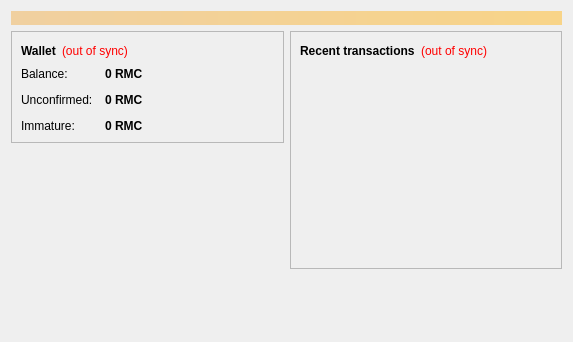
<?xml version="1.0" encoding="UTF-8"?>
<ui version="4.0">
 <class>OverviewPage</class>
 <widget class="QWidget" name="OverviewPage">
  <property name="geometry">
   <rect>
    <x>0</x>
    <y>0</y>
    <width>573</width>
    <height>342</height>
   </rect>
  </property>
  <property name="windowTitle">
   <string>Form</string>
  </property>
  <layout class="QVBoxLayout" name="topLayout">
   <item>
    <widget class="QLabel" name="labelAlerts">
     <property name="visible">
      <bool>false</bool>
     </property>
     <property name="styleSheet">
      <string notr="true">background-color: qlineargradient(x1: 0, y1: 0, x2: 1, y2: 0, stop:0 #F0D0A0, stop:1 #F8D488); color:#000000;</string>
     </property>
     <property name="wordWrap">
      <bool>true</bool>
     </property>
     <property name="margin">
      <number>3</number>
     </property>
    </widget>
   </item>
   <item>
    <layout class="QHBoxLayout" name="horizontalLayout" stretch="1,1">
     <item>
      <layout class="QVBoxLayout" name="verticalLayout_2">
       <item>
        <widget class="QFrame" name="frame">
         <property name="frameShape">
          <enum>QFrame::StyledPanel</enum>
         </property>
         <property name="frameShadow">
          <enum>QFrame::Raised</enum>
         </property>
         <layout class="QVBoxLayout" name="verticalLayout_4">
          <item>
           <layout class="QHBoxLayout" name="horizontalLayout_4">
            <item>
             <widget class="QLabel" name="label_5">
              <property name="font">
               <font>
                <weight>75</weight>
                <bold>true</bold>
               </font>
              </property>
              <property name="text">
               <string>Wallet</string>
              </property>
             </widget>
            </item>
            <item>
             <widget class="QLabel" name="labelWalletStatus">
              <property name="toolTip">
               <string>The displayed information may be out of date. Your wallet automatically synchronizes with the Romancecoin network after a connection is established, but this process has not completed yet.</string>
              </property>
              <property name="styleSheet">
               <string notr="true">QLabel { color: red; }</string>
              </property>
              <property name="text">
               <string notr="true">(out of sync)</string>
              </property>
              <property name="alignment">
               <set>Qt::AlignLeading|Qt::AlignLeft|Qt::AlignVCenter</set>
              </property>
             </widget>
            </item>
            <item>
             <spacer name="horizontalSpacer_2">
              <property name="orientation">
               <enum>Qt::Horizontal</enum>
              </property>
              <property name="sizeHint" stdset="0">
               <size>
                <width>40</width>
                <height>20</height>
               </size>
              </property>
             </spacer>
            </item>
           </layout>
          </item>
          <item>
           <layout class="QFormLayout" name="formLayout_2">
            <property name="fieldGrowthPolicy">
             <enum>QFormLayout::AllNonFixedFieldsGrow</enum>
            </property>
            <property name="horizontalSpacing">
             <number>12</number>
            </property>
            <property name="verticalSpacing">
             <number>12</number>
            </property>
            <item row="0" column="0">
             <widget class="QLabel" name="label">
              <property name="text">
               <string>Balance:</string>
              </property>
             </widget>
            </item>
            <item row="0" column="1">
             <widget class="QLabel" name="labelBalance">
              <property name="font">
               <font>
                <weight>75</weight>
                <bold>true</bold>
               </font>
              </property>
              <property name="cursor">
               <cursorShape>IBeamCursor</cursorShape>
              </property>
              <property name="toolTip">
               <string>Your current balance</string>
              </property>
              <property name="text">
               <string notr="true">0 RMC</string>
              </property>
              <property name="textInteractionFlags">
               <set>Qt::LinksAccessibleByMouse|Qt::TextSelectableByKeyboard|Qt::TextSelectableByMouse</set>
              </property>
             </widget>
            </item>
            <item row="1" column="0">
             <widget class="QLabel" name="label_3">
              <property name="text">
               <string>Unconfirmed:</string>
              </property>
             </widget>
            </item>
            <item row="1" column="1">
             <widget class="QLabel" name="labelUnconfirmed">
              <property name="font">
               <font>
                <weight>75</weight>
                <bold>true</bold>
               </font>
              </property>
              <property name="cursor">
               <cursorShape>IBeamCursor</cursorShape>
              </property>
              <property name="toolTip">
               <string>Total of transactions that have yet to be confirmed, and do not yet count toward the current balance</string>
              </property>
              <property name="text">
               <string notr="true">0 RMC</string>
              </property>
              <property name="textInteractionFlags">
               <set>Qt::LinksAccessibleByMouse|Qt::TextSelectableByKeyboard|Qt::TextSelectableByMouse</set>
              </property>
             </widget>
            </item>
            <item row="2" column="0">
             <widget class="QLabel" name="labelImmatureText">
              <property name="text">
               <string>Immature:</string>
              </property>
             </widget>
            </item>
            <item row="2" column="1">
             <widget class="QLabel" name="labelImmature">
              <property name="font">
               <font>
                <weight>75</weight>
                <bold>true</bold>
               </font>
              </property>
              <property name="toolTip">
               <string>Mined balance that has not yet matured</string>
              </property>
              <property name="text">
               <string notr="true">0 RMC</string>
              </property>
              <property name="textInteractionFlags">
               <set>Qt::LinksAccessibleByMouse|Qt::TextSelectableByKeyboard|Qt::TextSelectableByMouse</set>
              </property>
             </widget>
            </item>
           </layout>
          </item>
         </layout>
        </widget>
       </item>
       <item>
        <spacer name="verticalSpacer">
         <property name="orientation">
          <enum>Qt::Vertical</enum>
         </property>
         <property name="sizeHint" stdset="0">
          <size>
           <width>20</width>
           <height>40</height>
          </size>
         </property>
        </spacer>
       </item>
      </layout>
     </item>
     <item>
      <layout class="QVBoxLayout" name="verticalLayout_3">
       <item>
        <widget class="QFrame" name="frame_2">
         <property name="frameShape">
          <enum>QFrame::StyledPanel</enum>
         </property>
         <property name="frameShadow">
          <enum>QFrame::Raised</enum>
         </property>
         <layout class="QVBoxLayout" name="verticalLayout">
          <item>
           <layout class="QHBoxLayout" name="horizontalLayout_2">
            <item>
             <widget class="QLabel" name="label_4">
              <property name="text">
               <string>&lt;b&gt;Recent transactions&lt;/b&gt;</string>
              </property>
             </widget>
            </item>
            <item>
             <widget class="QLabel" name="labelTransactionsStatus">
              <property name="toolTip">
               <string>The displayed information may be out of date. Your wallet automatically synchronizes with the Romancecoin network after a connection is established, but this process has not completed yet.</string>
              </property>
              <property name="styleSheet">
               <string notr="true">QLabel { color: red; }</string>
              </property>
              <property name="text">
               <string notr="true">(out of sync)</string>
              </property>
              <property name="alignment">
               <set>Qt::AlignRight|Qt::AlignTrailing|Qt::AlignVCenter</set>
              </property>
             </widget>
            </item>
            <item>
             <spacer name="horizontalSpacer">
              <property name="orientation">
               <enum>Qt::Horizontal</enum>
              </property>
              <property name="sizeHint" stdset="0">
               <size>
                <width>40</width>
                <height>20</height>
               </size>
              </property>
             </spacer>
            </item>
           </layout>
          </item>
          <item>
           <widget class="QListView" name="listTransactions">
            <property name="styleSheet">
             <string notr="true">QListView { background: transparent; }</string>
            </property>
            <property name="frameShape">
             <enum>QFrame::NoFrame</enum>
            </property>
            <property name="verticalScrollBarPolicy">
             <enum>Qt::ScrollBarAlwaysOff</enum>
            </property>
            <property name="horizontalScrollBarPolicy">
             <enum>Qt::ScrollBarAlwaysOff</enum>
            </property>
            <property name="selectionMode">
             <enum>QAbstractItemView::NoSelection</enum>
            </property>
           </widget>
          </item>
         </layout>
        </widget>
       </item>
       <item>
        <spacer name="verticalSpacer_2">
         <property name="orientation">
          <enum>Qt::Vertical</enum>
         </property>
         <property name="sizeHint" stdset="0">
          <size>
           <width>20</width>
           <height>40</height>
          </size>
         </property>
        </spacer>
       </item>
      </layout>
     </item>
    </layout>
   </item>
  </layout>
 </widget>
 <resources/>
 <connections/>
</ui>
